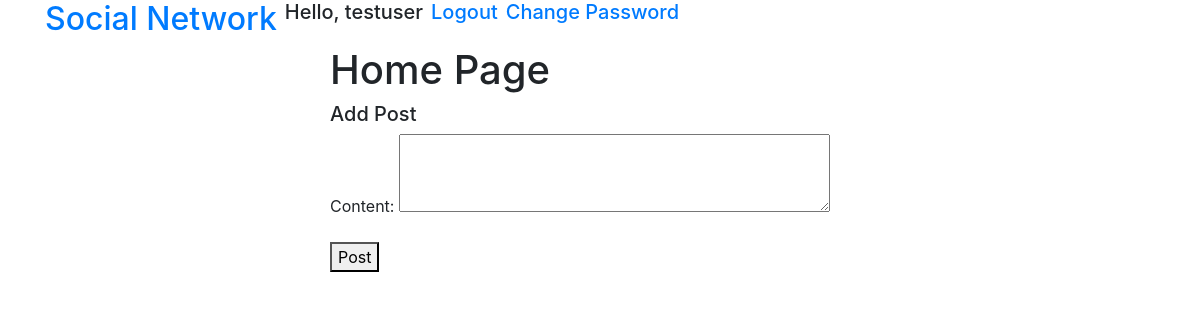
The app's page / (signed in), older data.
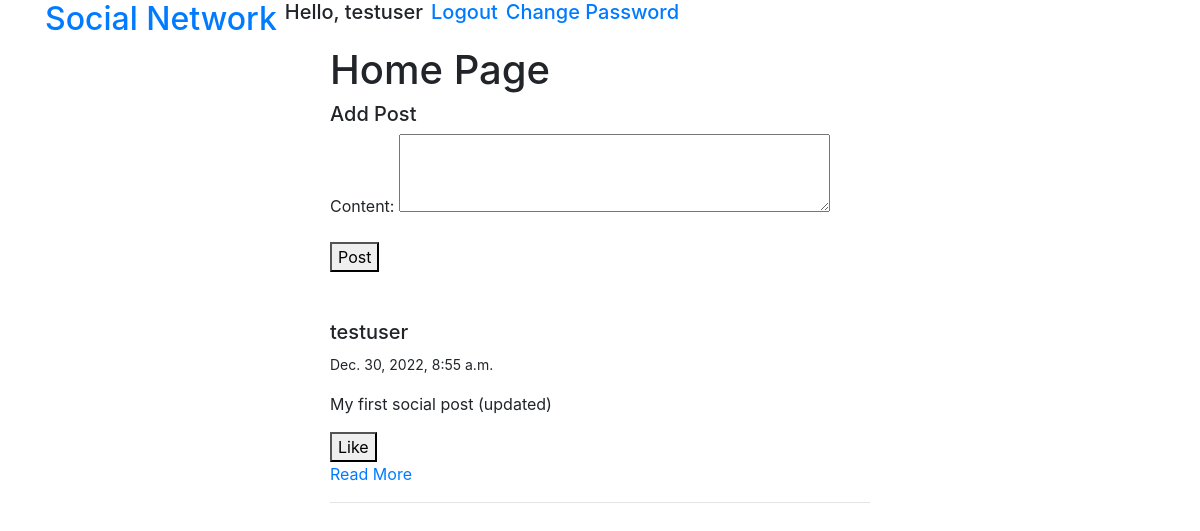
The same page, newer data.
### posts/models.py (models this page shows, shortened)
class Post(models.Model):
	user = models.ForeignKey(User, on_delete=models.CASCADE)
	content = models.TextField()
	created = models.DateTimeField(auto_now_add=True)
	updated = models.DateTimeField(auto_now=True)
	class Meta:
		ordering = ['-created',]

### posts/views.py (the view)
class HomePageView(LoginRequiredMixin, generic.TemplateView):
	template_name = 'posts/home_page.html'
	def get_context_data(self, *args, **kwargs):
		context = super().get_context_data(*args, **kwargs)
		context['posts'] = Post.objects.all()
		context['p_form'] = PostForm()
		return context

### posts/forms.py
class PostForm(forms.ModelForm):
	content = forms.CharField(widget=forms.Textarea(attrs={'rows': 3}))
	class Meta:
		model = Post
		fields = ['content',]

### posts/templates/posts/home_page.html (shortened to what this page needs)
{% extends 'base.html' %}
{% block content %}
	<h1>Home Page</h1>
	<div>
		<h5>Add Post</h5>
		<form method="post" action="{% url 'post_create' %}">
			{{p_form.as_p}}
			<button type="submit">Post</button>
		</form>
	</div>
	<div class="mt-5">
		{% for post in posts %}
			<div>
				<h5>{{post.user}}</h5>
				<p><small>{{post.created}}</small></p>
				<p>{{post.content|truncatewords:50}}</p>
				<div>
					<button class="like" data-id="{{post.pk}}">
						<span class="action">
							{% if request.user in post.likes.all %}
								Liked
							{% else %}
								Like
							{% endif %}
						</span>
					</button>
				</div>
				<a href="{% url 'post_detail' post.pk %}">Read More</a>
				<hr>
			</div>
		{% endfor %}
	</div>
{% endblock content %}

### posts/templates/base.html (shortened to what this page needs)
<!DOCTYPE html>
<html>
<head>
	<link rel="stylesheet" href="https://cdn.jsdelivr.net/npm/bootstrap@4.6.2/dist/css/bootstrap.min.css">
</head>
<body>
	<div class="container">
		<div class="d-flex">
			<h2><a href="{% url 'home' %}">Social Network</a></h2>
			{% if request.user.is_authenticated %}
				<h5 class="ml-2">Hello, {{request.user.username}}</h5>
				<h5 class="ml-2"><a href="{% url 'account_logout' %}">Logout</a></h5>
				<h5 class="ml-2"><a href="{% url 'account_change_password' %}">Change Password</a></h5>
			{% endif %}
		</div>
		<div class="row">
			<div class="col-md-6 offset-md-3">
				{% block content %}
				{% endblock content %}
			</div>
		</div>
	</div>
</body>
</html>

Row changes from the older to the newer data that the page shows:
added Post: user "testuser", created "Dec. 30, 2022, 8:55 a.m.", content "My first social post (updated)"
